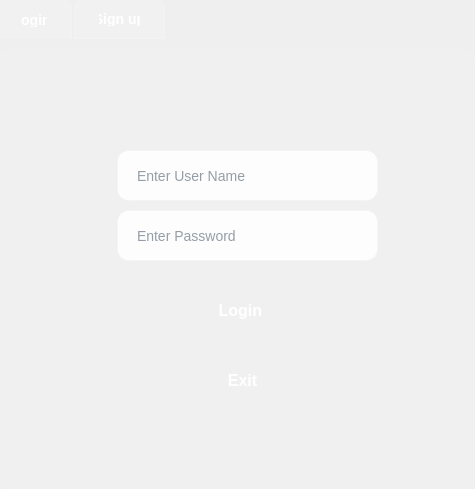
<?xml version="1.0" encoding="UTF-8"?>
<ui version="4.0">
 <class>Login</class>
 <widget class="QDialog" name="Login">
  <property name="geometry">
   <rect>
    <x>0</x>
    <y>0</y>
    <width>475</width>
    <height>489</height>
   </rect>
  </property>
  <property name="windowTitle">
   <string>Login</string>
  </property>
  <property name="styleSheet">
   <string notr="true">
    /* Main Dialog Styling */
    QDialog {
        background: qlineargradient(x1:0, y1:0, x2:1, y2:1,
                    stop:0 #1e3c72, stop:1 #2a5298);
        color: #ffffff;
    }
    
    /* Tab Widget */
    QTabWidget {
        background: transparent;
        border: none;
    }
    
    QTabWidget::pane {
        background: rgba(255, 255, 255, 0.05);
        border: 1px solid rgba(255, 255, 255, 0.1);
        border-radius: 15px;
        margin-top: 10px;
    }
    
    QTabBar::tab {
        background: rgba(255, 255, 255, 0.1);
        color: #ffffff;
        font-family: 'Segoe UI', Arial, sans-serif;
        font-size: 14px;
        font-weight: 600;
        padding: 12px 24px;
        margin-right: 2px;
        border-top-left-radius: 10px;
        border-top-right-radius: 10px;
        border: 1px solid rgba(255, 255, 255, 0.2);
    }
    
    QTabBar::tab:selected {
        background: qlineargradient(x1:0, y1:0, x2:0, y2:1,
                    stop:0 #4facfe, stop:1 #00f2fe);
        color: #ffffff;
        border-bottom: none;
    }
    
    QTabBar::tab:hover:!selected {
        background: rgba(255, 255, 255, 0.2);
    }
    
    /* Line Edit Fields */
    QLineEdit {
        background: rgba(255, 255, 255, 0.9);
        border: 2px solid rgba(255, 255, 255, 0.3);
        border-radius: 12px;
        color: #2c3e50;
        font-family: 'Segoe UI', Arial, sans-serif;
        font-size: 14px;
        padding: 12px 16px;
        selection-background-color: #4facfe;
        selection-color: white;
    }
    
    QLineEdit:focus {
        border: 2px solid #4facfe;
        background: rgba(255, 255, 255, 0.95);
        box-shadow: 0 0 15px rgba(79, 172, 254, 0.3);
    }
    
    QLineEdit:hover {
        border: 2px solid rgba(79, 172, 254, 0.5);
        background: rgba(255, 255, 255, 0.95);
    }
    
    /* Placeholder text color */
    QLineEdit::placeholder {
        color: #7f8c8d;
        font-style: italic;
    }
    
    /* Professional Buttons */
    QPushButton {
        background: qlineargradient(x1:0, y1:0, x2:0, y2:1,
                    stop:0 #4facfe, stop:1 #00f2fe);
        border: none;
        border-radius: 12px;
        color: #ffffff;
        font-family: 'Segoe UI', Arial, sans-serif;
        font-size: 16px;
        font-weight: 600;
        padding: 12px 24px;
        text-shadow: 1px 1px 2px rgba(0,0,0,0.3);
        box-shadow: 0 4px 15px rgba(79, 172, 254, 0.3);
    }
    
    QPushButton:hover {
        background: qlineargradient(x1:0, y1:0, x2:0, y2:1,
                    stop:0 #5fbdff, stop:1 #1af3fe);
        transform: translateY(-2px);
        box-shadow: 0 6px 20px rgba(79, 172, 254, 0.4);
    }
    
    QPushButton:pressed {
        background: qlineargradient(x1:0, y1:0, x2:0, y2:1,
                    stop:0 #3a9bfd, stop:1 #00d9fe);
        transform: translateY(1px);
        box-shadow: 0 2px 10px rgba(79, 172, 254, 0.2);
    }
    
    /* Exit Button Special Styling */
    QPushButton#exitButton {
        background: qlineargradient(x1:0, y1:0, x2:0, y2:1,
                    stop:0 #ff6b6b, stop:1 #ee5a5a);
        box-shadow: 0 4px 15px rgba(255, 107, 107, 0.3);
    }
    
    QPushButton#exitButton:hover {
        background: qlineargradient(x1:0, y1:0, x2:0, y2:1,
                    stop:0 #ff7979, stop:1 #f56565);
        box-shadow: 0 6px 20px rgba(255, 107, 107, 0.4);
    }
    
    QPushButton#exitButton:pressed {
        background: qlineargradient(x1:0, y1:0, x2:0, y2:1,
                    stop:0 #ff5757, stop:1 #e74c3c);
        box-shadow: 0 2px 10px rgba(255, 107, 107, 0.2);
    }
    
    /* Sign Up Button Special Styling */
    QPushButton#signupButton {
        background: qlineargradient(x1:0, y1:0, x2:0, y2:1,
                    stop:0 #667eea, stop:1 #764ba2);
        box-shadow: 0 4px 15px rgba(102, 126, 234, 0.3);
    }
    
    QPushButton#signupButton:hover {
        background: qlineargradient(x1:0, y1:0, x2:0, y2:1,
                    stop:0 #7b8beb, stop:1 #8659b3);
        box-shadow: 0 6px 20px rgba(102, 126, 234, 0.4);
    }
    
    QPushButton#signupButton:pressed {
        background: qlineargradient(x1:0, y1:0, x2:0, y2:1,
                    stop:0 #5a6fd8, stop:1 #6a4191);
        box-shadow: 0 2px 10px rgba(102, 126, 234, 0.2);
    }
   </string>
  </property>
  <widget class="QTabWidget" name="tabWidget">
   <property name="geometry">
    <rect>
     <x>-4</x>
     <y>-1</y>
     <width>481</width>
     <height>491</height>
    </rect>
   </property>
   <property name="tabPosition">
    <enum>QTabWidget::TabPosition::North</enum>
   </property>
   <property name="tabShape">
    <enum>QTabWidget::TabShape::Rounded</enum>
   </property>
   <property name="currentIndex">
    <number>0</number>
   </property>
   <property name="elideMode">
    <enum>Qt::TextElideMode::ElideMiddle</enum>
   </property>
   <widget class="QWidget" name="tab">
    <attribute name="title">
     <string>login</string>
    </attribute>
    <widget class="QLineEdit" name="usernameLineEdit">
     <property name="geometry">
      <rect>
       <x>120</x>
       <y>100</y>
       <width>261</width>
       <height>51</height>
      </rect>
     </property>
     <property name="placeholderText">
      <string>Enter User Name </string>
     </property>
    </widget>
    <widget class="QPushButton" name="loginButton">
     <property name="geometry">
      <rect>
       <x>190</x>
       <y>240</y>
       <width>111</width>
       <height>41</height>
      </rect>
     </property>
     <property name="font">
      <font>
       <family>Segoe UI</family>
       <pointsize>-1</pointsize>
       <fontweight>DemiBold</fontweight>
      </font>
     </property>
     <property name="toolTip">
      <string>press to login </string>
     </property>
     <property name="text">
      <string>Login </string>
     </property>
    </widget>
    <widget class="QLineEdit" name="passwordLineEdit">
     <property name="geometry">
      <rect>
       <x>120</x>
       <y>160</y>
       <width>261</width>
       <height>51</height>
      </rect>
     </property>
     <property name="echoMode">
      <enum>QLineEdit::EchoMode::Password</enum>
     </property>
     <property name="placeholderText">
      <string>Enter Password </string>
     </property>
    </widget>
    <widget class="QPushButton" name="exitButton">
     <property name="geometry">
      <rect>
       <x>190</x>
       <y>310</y>
       <width>111</width>
       <height>41</height>
      </rect>
     </property>
     <property name="font">
      <font>
       <family>Segoe UI</family>
       <pointsize>-1</pointsize>
       <fontweight>DemiBold</fontweight>
      </font>
     </property>
     <property name="toolTip">
      <string>press to exit </string>
     </property>
     <property name="text">
      <string>Exit</string>
     </property>
    </widget>
   </widget>
   <widget class="QWidget" name="tab_2">
    <attribute name="title">
     <string>Sign up</string>
    </attribute>
    <widget class="QPushButton" name="signupButton">
     <property name="geometry">
      <rect>
       <x>180</x>
       <y>350</y>
       <width>111</width>
       <height>51</height>
      </rect>
     </property>
     <property name="font">
      <font>
       <family>Segoe UI</family>
       <pointsize>-1</pointsize>
       <fontweight>DemiBold</fontweight>
      </font>
     </property>
     <property name="toolTip">
      <string>press to sign up</string>
     </property>
     <property name="text">
      <string>Sign Up</string>
     </property>
    </widget>
    <widget class="QLineEdit" name="nameLineEdit">
     <property name="geometry">
      <rect>
       <x>70</x>
       <y>50</y>
       <width>351</width>
       <height>51</height>
      </rect>
     </property>
     <property name="placeholderText">
      <string>Enter Your Name </string>
     </property>
    </widget>
    <widget class="QLineEdit" name="emailLineEdit">
     <property name="geometry">
      <rect>
       <x>70</x>
       <y>110</y>
       <width>351</width>
       <height>51</height>
      </rect>
     </property>
     <property name="placeholderText">
      <string>Enter Your Email </string>
     </property>
    </widget>
    <widget class="QLineEdit" name="newPasswordLineEdit">
     <property name="geometry">
      <rect>
       <x>70</x>
       <y>170</y>
       <width>351</width>
       <height>51</height>
      </rect>
     </property>
     <property name="echoMode">
      <enum>QLineEdit::EchoMode::Password</enum>
     </property>
     <property name="placeholderText">
      <string>Password </string>
     </property>
    </widget>
    <widget class="QLineEdit" name="confirmPasswordLineEdit">
     <property name="geometry">
      <rect>
       <x>70</x>
       <y>230</y>
       <width>351</width>
       <height>51</height>
      </rect>
     </property>
     <property name="echoMode">
      <enum>QLineEdit::EchoMode::Password</enum>
     </property>
     <property name="placeholderText">
      <string>Confirm Password </string>
     </property>
    </widget>
   </widget>
  </widget>
 </widget>
 <resources/>
 <connections/>
</ui>
